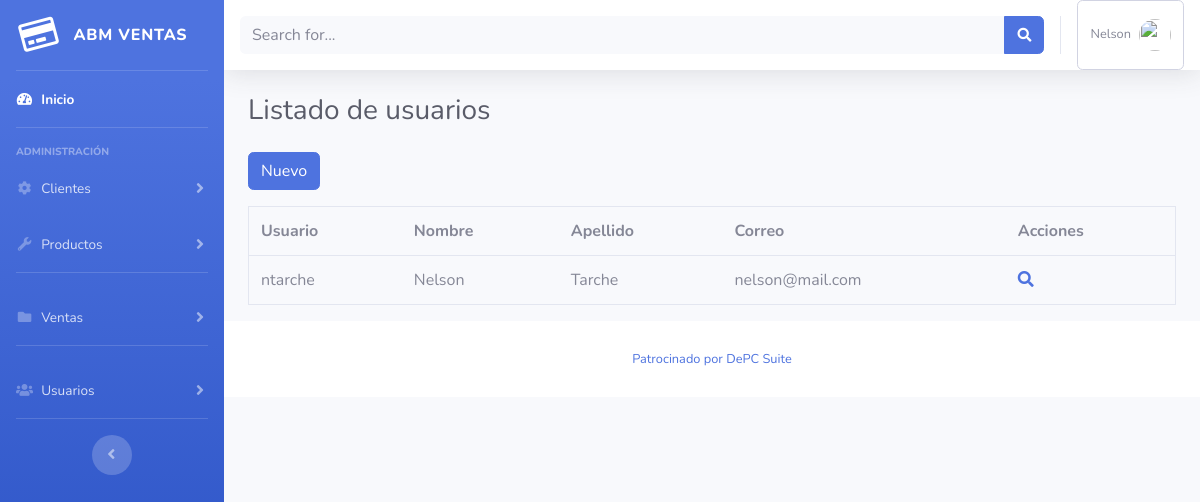
/usuario-listado.php (signed in), run on the app's committed database.
### tables this page shows
CREATE TABLE `usuarios`  (
  `idusuario` int(11) NOT NULL AUTO_INCREMENT,
  `usuario` varchar(50) NOT NULL,
  `clave` varchar(255) NOT NULL,
  `nombre` varchar(50) NOT NULL,
  `apellido` varchar(50) NULL DEFAULT NULL,
  `correo` varchar(50) NOT NULL,
  PRIMARY KEY (`idusuario`) USING BTREE,
  UNIQUE INDEX `usuario`(`usuario`) USING BTREE,
  UNIQUE INDEX `correo`(`correo`) USING BTREE
);

### entidades/usuario.php (called while the page is built, shortened)
<?php
class Usuario {
    public function __get($atributo) {
        return $this->$atributo;
    }
    public function obtenerTodos(){
        $mysqli = new mysqli(Config::BBDD_HOST, Config::BBDD_USUARIO, Config::BBDD_CLAVE, Config::BBDD_NOMBRE, Config::BBDD_PORT);
        $sql = "SELECT idusuario,
                        usuario,
                        clave,
                        nombre,
                        apellido,
                        correo
                FROM usuarios";
        if (!$resultado = $mysqli->query($sql)) {
            printf("Error en query: %s\n", $mysqli->error . " " . $sql);
        }
        $aResultado = array();
        if($resultado){
            while($fila = $resultado->fetch_assoc()){
                $entidadAux = new Usuario();
                $entidadAux->idusuario = $fila["idusuario"];
                $entidadAux->usuario = $fila["usuario"];
                $entidadAux->clave = $fila["clave"];
                $entidadAux->nombre = $fila["nombre"];
                $entidadAux->apellido = $fila["apellido"];
                $entidadAux->correo = $fila["correo"];
                $aResultado[] = $entidadAux;
            }
        }
        return $aResultado;
    }
}

### usuario-listado.php (the view, shortened to what this page needs)
<?php
include_once "entidades/usuario.php";
$entidadUsuario = new Usuario();
$aUsuarios = $entidadUsuario->obtenerTodos();
include_once "header.php";
?>
        <div class="container-fluid">
          <h1 class="h3 mb-4 text-gray-800">Listado de usuarios</h1>
          <div class="row">
                <div class="col-12 mb-3">
                    <a href="usuario-formulario.php" class="btn btn-primary mr-2">Nuevo</a>
                </div>
            </div>
          <table class="table table-hover border">
            <tr>
                <th>Usuario</th>
                <th>Nombre</th>
                <th>Apellido</th>
                <th>Correo</th>
                <th>Acciones</th>
            </tr>
            <?php foreach ($aUsuarios as $usuario): ?>
              <tr>
                  <td><?php echo $usuario->usuario; ?></td>
                  <td><?php echo $usuario->nombre; ?></td>
                  <td><?php echo $usuario->apellido; ?></td>
                  <td><?php echo $usuario->correo; ?></td>
                  <td>
                      <a href="usuario-formulario.php?id=<?php echo $usuario->idusuario; ?>"><i class="fas fa-search"></i></a>
                  </td>
              </tr>
            <?php endforeach;?>
          </table>
        </div>
<?php include_once "footer.php";?>

### data on the page
usuarios: usuario "ntarche", nombre "Nelson", apellido "Tarche", correo "nelson@mail.com"

### other printed values
$_SESSION['nombre'] "Nelson"
